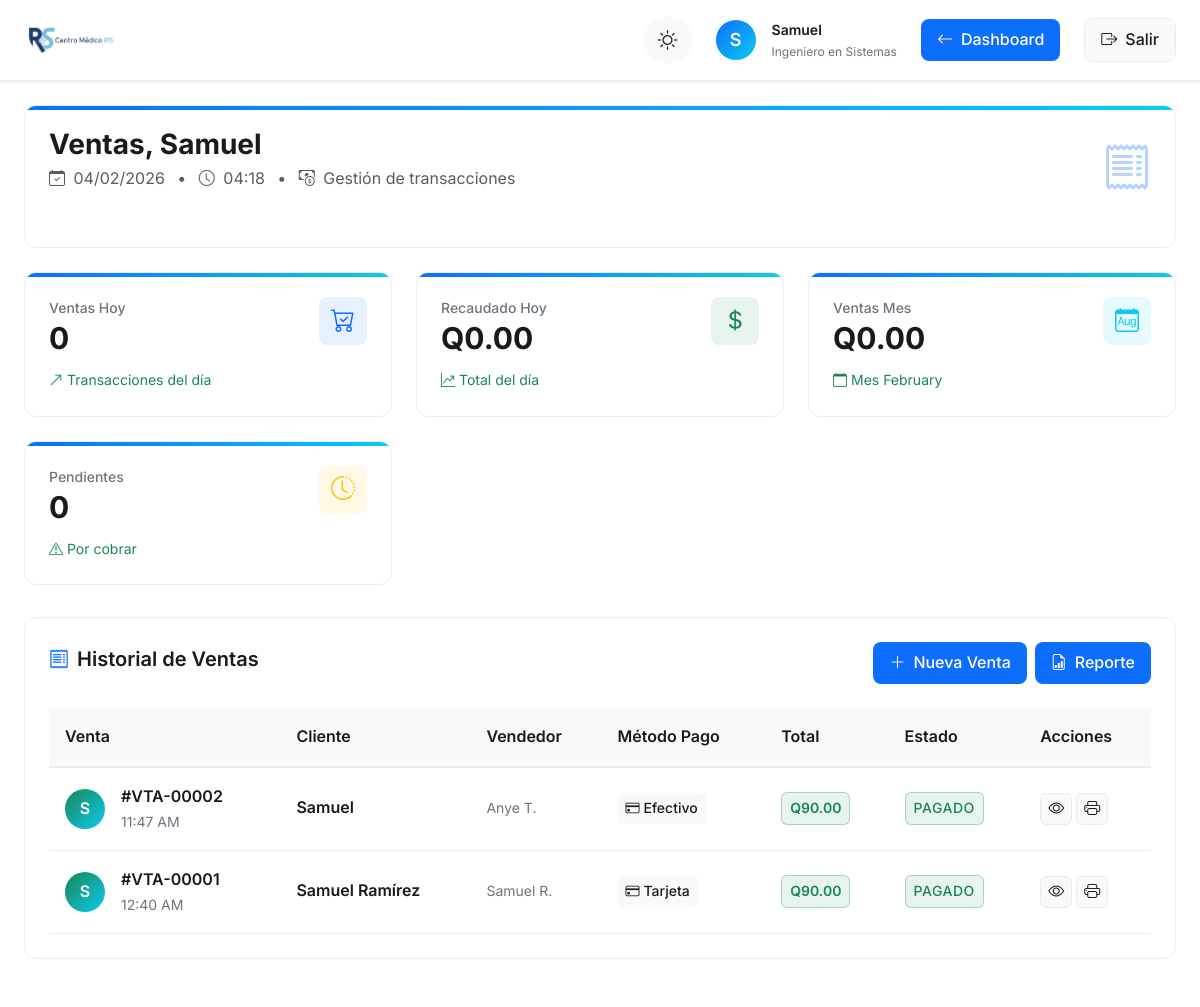
Screenshot of /php/sales/index.php (signed in) with the database file from the repository.
### tables this page shows
CREATE TABLE `ventas` (
  `id_venta` int NOT NULL,
  `id_usuario` int DEFAULT NULL,
  `fecha_venta` datetime DEFAULT CURRENT_TIMESTAMP,
  `nombre_cliente` varchar(100) DEFAULT NULL,
  `nit_cliente` varchar(50) DEFAULT 'C/F',
  `tipo_pago` enum('Efectivo','Tarjeta','Seguro Médico','Transferencia') DEFAULT NULL,
  `total` decimal(10,2) DEFAULT '0.00',
  `estado` enum('Pendiente','Pagado','Cancelado') DEFAULT NULL
);

CREATE TABLE `usuarios` (
  `idUsuario` int NOT NULL,
  `usuario` varchar(255) NOT NULL,
  `password` varchar(255) NOT NULL,
  `nombre` varchar(255) NOT NULL,
  `apellido` varchar(255) NOT NULL,
  `especialidad` varchar(255) DEFAULT NULL,
  `tipoUsuario` enum('admin','doc','user','') NOT NULL,
  `clinica` varchar(255) NOT NULL,
  `telefono` varchar(255) NOT NULL,
  `email` varchar(255) NOT NULL,
  `permisos_modulos` text
);

### php/sales/index.php (the view, shortened to what this page needs)
<?php
$user_name = $_SESSION['nombre'];
$user_specialty = $_SESSION['especialidad'] ?? 'Profesional Médico';
try {
    $database = new Database();
    $conn = $database->getConnection();
    $page = isset($_GET['page']) ? (int) $_GET['page'] : 1;
    $limit = 10;
    $offset = ($page - 1) * $limit;
    $stmt = $conn->prepare("
        SELECT v.*, u.nombre as vendedor_nombre, u.apellido as vendedor_apellido
        FROM ventas v
        LEFT JOIN usuarios u ON v.id_usuario = u.idUsuario
        ORDER BY v.fecha_venta DESC
        LIMIT ? OFFSET ?
    ");
    $stmt->bindValue(1, $limit, PDO::PARAM_INT);
    $stmt->bindValue(2, $offset, PDO::PARAM_INT);
    $stmt->execute();
    $ventas = $stmt->fetchAll(PDO::FETCH_ASSOC);
    $stmt = $conn->query("SELECT SUM(total) as total_hoy FROM ventas WHERE DATE(fecha_venta) = CURDATE() AND estado = 'Pagado'");
    $total_hoy = $stmt->fetch(PDO::FETCH_ASSOC)['total_hoy'] ?? 0;
    $stmt = $conn->query("SELECT COUNT(*) as ventas_hoy FROM ventas WHERE DATE(fecha_venta) = CURDATE()");
    $ventas_hoy = $stmt->fetch(PDO::FETCH_ASSOC)['ventas_hoy'] ?? 0;
    $stmt = $conn->query("SELECT SUM(total) as total_mes FROM ventas WHERE MONTH(fecha_venta) = MONTH(CURDATE()) AND YEAR(fecha_venta) = YEAR(CURDATE()) AND estado = 'Pagado'");
    $total_mes = $stmt->fetch(PDO::FETCH_ASSOC)['total_mes'] ?? 0;
    $stmt = $conn->query("SELECT COUNT(*) as pendientes FROM ventas WHERE estado = 'Pendiente'");
    $pendientes = $stmt->fetch(PDO::FETCH_ASSOC)['pendientes'] ?? 0;
} catch (Exception $e) {
    $ventas = [];
    $total_records = 0;
    $total_pages = 1;
    $total_hoy = 0;
    $ventas_hoy = 0;
    $total_mes = 0;
    $pendientes = 0;
    $error_message = "Error al cargar ventas: " . $e->getMessage();
}
?>
<!DOCTYPE html>
<html lang="es" data-theme="light">
<head>
    <link rel="stylesheet" href="https://cdn.jsdelivr.net/npm/bootstrap-icons@1.10.0/font/bootstrap-icons.css">
    <link href="https://cdn.jsdelivr.net/npm/bootstrap@5.3.0/dist/css/bootstrap.min.css" rel="stylesheet">
    <link rel="stylesheet" href="https://cdn.jsdelivr.net/npm/sweetalert2@11/dist/sweetalert2.min.css">
</head>
<body>
    <div class="marble-effect"></div>
    <div class="dashboard-container">
        <header class="dashboard-header">
            <div class="header-content">
                <div class="brand-container">
                    <img src="../../assets/img/cmrs.png" alt="Centro Médico RS" class="brand-logo">
                </div>
                <div class="header-controls">
                    <div class="theme-toggle">
                        <button id="themeSwitch" class="theme-btn" aria-label="Cambiar tema claro/oscuro">
                            <i class="bi bi-sun theme-icon sun-icon"></i>
                        </button>
                    </div>
                    <div class="header-user">
                        <div class="header-avatar">
                            <?php echo strtoupper(substr($user_name, 0, 1)); ?>
                        </div>
                        <div class="header-details">
                            <span class="header-name"><?php echo htmlspecialchars($user_name); ?></span>
                            <span class="header-role"><?php echo htmlspecialchars($user_specialty); ?></span>
                        </div>
                    </div>
                    <a href="../dashboard/index.php" class="action-btn secondary">
                        <i class="bi bi-arrow-left"></i>
                        Dashboard
                    </a>
                    <a href="../auth/logout.php" class="logout-btn">
                        <i class="bi bi-box-arrow-right"></i>
                        <span>Salir</span>
                    </a>
                </div>
            </div>
        </header>
        <main class="main-content">
            <div class="stat-card mb-4 animate-in">
                <div class="stat-header">
                    <div>
                        <h2 id="greeting" class="stat-value" style="font-size: 1.75rem; margin-bottom: 0.5rem;">
                            <span id="greeting-text">Ventas</span>, <?php echo htmlspecialchars($user_name); ?>
                        </h2>
                        <p class="text-muted mb-0">
                            <i class="bi bi-calendar-check me-1"></i> <?php echo date('d/m/Y'); ?>
                            <span class="mx-2">•</span>
                            <i class="bi bi-clock me-1"></i> <span id="current-time"><?php echo date('H:i'); ?></span>
                            <span class="mx-2">•</span>
                            <i class="bi bi-cash-coin me-1"></i> Gestión de transacciones
                        </p>
                    </div>
                    <div class="d-none d-md-block">
                        <i class="bi bi-receipt text-primary" style="font-size: 3rem; opacity: 0.3;"></i>
                    </div>
                </div>
            </div>
            <div class="stats-grid">
                <div class="stat-card animate-in delay-1">
                    <div class="stat-header">
                        <div>
                            <div class="stat-title">Ventas Hoy</div>
                            <div class="stat-value"><?php echo $ventas_hoy; ?></div>
                        </div>
                        <div class="stat-icon primary">
                            <i class="bi bi-cart-check"></i>
                        </div>
                    </div>
                    <div class="stat-change positive">
                        <i class="bi bi-arrow-up-right"></i>
                        <span>Transacciones del día</span>
                    </div>
                </div>
                <div class="stat-card animate-in delay-2">
                    <div class="stat-header">
                        <div>
                            <div class="stat-title">Recaudado Hoy</div>
                            <div class="stat-value">Q<?php echo number_format($total_hoy, 2); ?></div>
                        </div>
                        <div class="stat-icon success">
                            <i class="bi bi-currency-dollar"></i>
                        </div>
                    </div>
                    <div class="stat-change positive">
                        <i class="bi bi-graph-up-arrow"></i>
                        <span>Total del día</span>
                    </div>
                </div>
                <div class="stat-card animate-in delay-3">
                    <div class="stat-header">
                        <div>
                            <div class="stat-title">Ventas Mes</div>
                            <div class="stat-value">Q<?php echo number_format($total_mes, 2); ?></div>
                        </div>
                        <div class="stat-icon info">
                            <i class="bi bi-calendar-month"></i>
                        </div>
                    </div>
                    <div class="stat-change positive">
                        <i class="bi bi-calendar"></i>
                        <span>Mes <?php echo date('F'); ?></span>
                    </div>
                </div>
                <div class="stat-card animate-in delay-4">
                    <div class="stat-header">
                        <div>
                            <div class="stat-title">Pendientes</div>
                            <div class="stat-value"><?php echo $pendientes; ?></div>
                        </div>
                        <div class="stat-icon warning">
                            <i class="bi bi-clock-history"></i>
                        </div>
                    </div>
                    <div class="stat-change positive">
                        <i class="bi bi-exclamation-triangle"></i>
                        <span>Por cobrar</span>
                    </div>
                </div>
            </div>
            <section class="sales-section animate-in delay-1">
                <div class="section-header">
                    <h3 class="section-title">
                        <i class="bi bi-receipt section-title-icon"></i>
                        Historial de Ventas
                    </h3>
                    <div class="d-flex gap-2">
                        <a href="../dispensary/index.php" class="action-btn">
                            <i class="bi bi-plus-lg"></i>
                            Nueva Venta
                        </a>
                        <button type="button" class="action-btn secondary" data-bs-toggle="modal"
                            data-bs-target="#reportModal">
                            <i class="bi bi-file-earmark-bar-graph"></i>
                            Reporte
                        </button>
                    </div>
                </div>
                <?php if (count($ventas) > 0): ?>
                    <div class="table-responsive">
                        <table class="sales-table">
                            <thead>
                                <tr>
                                    <th>Venta</th>
                                    <th>Cliente</th>
                                    <th>Vendedor</th>
                                    <th>Método Pago</th>
                                    <th>Total</th>
                                    <th>Estado</th>
                                    <th>Acciones</th>
                                </tr>
                            </thead>
                            <tbody>
                                <?php foreach ($ventas as $venta): ?>
                                    <?php
                                    $fecha_venta = new DateTime($venta['fecha_venta']);
                                    $hora_venta = $fecha_venta->format('h:i A');
                                    $vendedor_nombre = $venta['vendedor_nombre'] ? htmlspecialchars($venta['vendedor_nombre'] . ' ' . substr($venta['vendedor_apellido'], 0, 1) . '.') : 'Sistema';
                                    ?>
                                    <tr>
                                        <td>
                                            <div class="sale-cell">
                                                <div class="sale-avatar">
                                                    <?php echo strtoupper(substr($venta['nombre_cliente'] ?? 'C', 0, 1)); ?>
                                                </div>
                                                <div class="sale-info">
                                                    <div class="sale-number">
                                                        #VTA-<?php echo str_pad($venta['id_venta'], 5, '0', STR_PAD_LEFT); ?>
                                                    </div>
                                                    <div class="sale-time"><?php echo $hora_venta; ?></div>
                                                </div>
                                            </div>
                                        </td>
                                        <td>
                                            <div class="client-name"><?php echo htmlspecialchars($venta['nombre_cliente']); ?>
                                            </div>
                                        </td>
                                        <td>
                                            <div class="client-type"><?php echo $vendedor_nombre; ?></div>
                                        </td>
                                        <td>
                                            <span class="payment-badge">
                                                <i class="bi bi-credit-card"></i>
                                                <?php echo htmlspecialchars($venta['tipo_pago']); ?>
                                            </span>
                                        </td>
                                        <td>
                                            <span class="amount-badge">
                                                Q<?php echo number_format($venta['total'], 2); ?>
                                            </span>
                                        </td>
                                        <td>
                                            <?php
                                            $status_class = match (strtolower($venta['estado'])) {
                                                'pagado' => 'pagado',
                                                'pendiente' => 'pendiente',
                                                'cancelado' => 'cancelado',
                                                default => 'pendiente'
                                            };
                                            ?>
                                            <span class="status-badge <?php echo $status_class; ?>">
                                                <?php echo htmlspecialchars($venta['estado']); ?>
                                            </span>
                                        </td>
                                        <td>
                                            <div class="action-buttons">
                                                <button type="button" class="btn-icon view view-details" title="Ver detalles"
                                                    data-id="<?php echo $venta['id_venta']; ?>">
                                                    <i class="bi bi-eye"></i>
                                                </button>
                                                <a href="../dispensary/print_receipt.php?id=<?php echo $venta['id_venta']; ?>"
                                                    target="_blank" class="btn-icon print" title="Imprimir recibo">
                                                    <i class="bi bi-printer"></i>
                                                </a>
                                            </div>
                                        </td>
                                    </tr>
                                <?php endforeach; ?>
                            </tbody>
                        </table>
                    </div>
                <?php endif; ?>
            </section>
        </main>
    </div>
</body>
</html>

### rows the page displays
ventas: nombre_cliente "S", id_venta "00002", fecha_venta "11:47 AM", nombre_cliente "Samuel", id_usuario.apellido "Anye T.", tipo_pago "Efectivo", total "90.00", estado "PAGADO"
ventas: nombre_cliente "S", id_venta "00001", fecha_venta "12:40 AM", nombre_cliente "Samuel Ramírez", id_usuario.apellido "Samuel R.", tipo_pago "Tarjeta", total "90.00", estado "PAGADO"

### other values shown
substr($user_name, 0, 1) "S"
$user_name "Samuel"
$user_specialty "Ingeniero en Sistemas"
$ventas_hoy "0"
$total_hoy "0.00"
$total_mes "0.00"
$pendientes "0"
